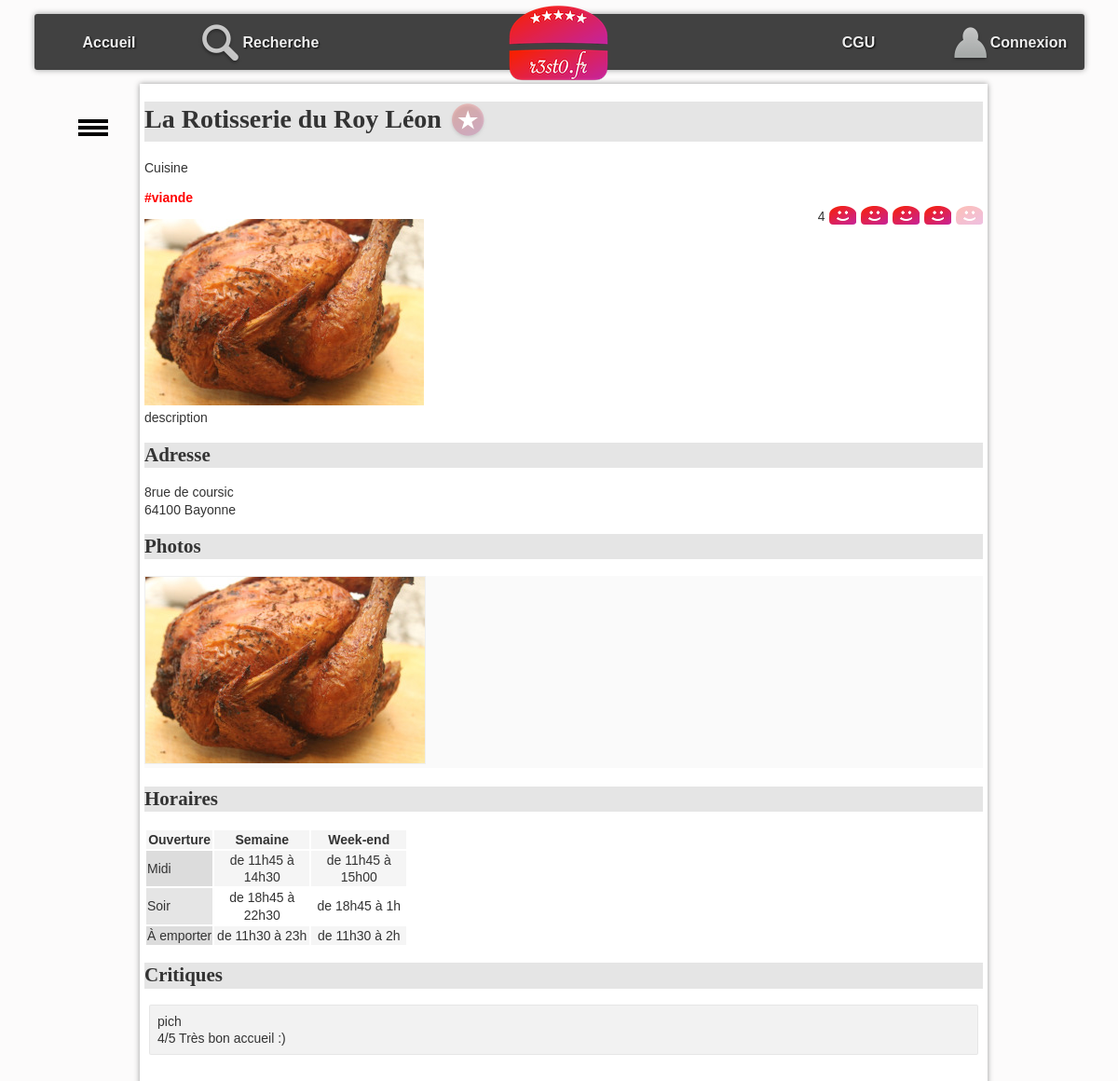
Screenshot of /?action=detail&idR=9 with the database file from the repository.
### tables this page shows
CREATE TABLE resto (
  idR bigint(20) NOT NULL,
  nomR varchar(255) DEFAULT NULL,
  numAdrR varchar(20) DEFAULT NULL,
  voieAdrR varchar(255) DEFAULT NULL,
  cpR char(5) DEFAULT NULL,
  villeR varchar(255) DEFAULT NULL,
  latitudeDegR float DEFAULT NULL,
  longitudeDegR float DEFAULT NULL,
  descR text DEFAULT NULL,
  horairesR text DEFAULT NULL
);

CREATE TABLE type_cuisine(
    idTC bigint(20)NOT NULL,
    libelleTC VARCHAR(100) NOT NULL
);

CREATE TABLE photo (
  idP bigint(20) NOT NULL,
  cheminP varchar(255) DEFAULT NULL,
  idR bigint(20) DEFAULT NULL
);

CREATE TABLE critiquer (
  idR bigint(20) NOT NULL,
  note int(11) DEFAULT NULL,
  commentaire varchar(4096) DEFAULT NULL,
  idU bigint(20) NOT NULL
);

CREATE TABLE utilisateur (
  idU bigint(20) NOT NULL,
  mailU varchar(150) NOT NULL,
  mdpU varchar(90) DEFAULT NULL,
  pseudoU varchar(50) DEFAULT NULL
);

### index.php (called while the page is built, shortened)
<?php
require_once "getRacine.php";
require_once "$racine/includes/autoload.inc.php";
require_once "$racine/includes/authentification.inc.php";
if (isset($_GET["action"])){
    $action = $_GET["action"];
}
else{
    $action = "defaut";
}
$fichier = controleurPrincipal($action);
try{
    require_once "$racine/controleur/$fichier";
} catch (Throwable $e) {
    ajouterMessage($action." : ".$e->getMessage());
    $titre = "Erreur";
    require_once "$racine/vue/entete.html.php";
    require_once "$racine/vue/pied.html.php";
}

### includes/autoload.inc.php (called while the page is built, shortened)
<?php
function chargeurBaseEspacesDeNoms(string $className) {
    $fileName = __DIR__ . '/../';
    $fileName .= str_replace('\\', DIRECTORY_SEPARATOR, $className) . '.class.php';
}

### modele/dao/Bdd.class.php (called while the page is built, shortened)
<?php
class Bdd {
    private static ?PDO $pdo = null;
    private static $login = "vmoreau";
    private static $mdp = "6IBpk7q1";
    private static $bd = "vmoreau_bdd_resto";
    private static $serveur = "localhost";
    private static $pdoOptions = array  (
        PDO::MYSQL_ATTR_INIT_COMMAND => "SET NAMES utf8"
        ,PDO::ATTR_ERRMODE => PDO::ERRMODE_EXCEPTION
                                        );
    public static function connecter() : ?PDO  {
        if (is_null(self::$pdo)) {
                self::$pdo = new PDO("mysql:host=".self::$serveur.";dbname=".self::$bd, self::$login, self::$mdp, self::$pdoOptions);
        }
        return self::$pdo;
    }
    public static function getConnexion() : ?PDO {
        return self::$pdo;
    }
}

### modele/dao/RestoDAO.class.php (called while the page is built, shortened)
<?php
class RestoDAO {
    public static function getOneById(int $id): ?Resto {
        $leResto = null;
        try {
            $requete = "SELECT * FROM resto WHERE idR = :idR";
            $stmt = Bdd::getConnexion()->prepare($requete);
            $stmt->bindParam(':idR', $id, PDO::PARAM_INT);
            $ok = $stmt->execute();
            if ($ok && $stmt->rowCount() > 0) {
                $enreg = $stmt->fetch(PDO::FETCH_ASSOC);
                $leResto = self::enregistrementVersObjet($enreg);
            }
        } catch (PDOException $e) {
            throw new Exception("Erreur dans la méthode " . get_called_class() . "::getOneById : <br/>" . $e->getMessage());
        }
        return $leResto;
    }
    private static function enregistrementVersObjet(array $enreg): Resto {
        $id = $enreg['idR'];
        $leResto = new Resto(
                $enreg['idR'], $enreg['nomR'], $enreg['numAdrR'], $enreg['voieAdrR'], $enreg['cpR'], $enreg['villeR'],
                $enreg['latitudeDegR'], $enreg['longitudeDegR'], $enreg['descR'], $enreg['horairesR']
        );
        $lesCritiques = CritiqueDAO::getAllByResto($id);
        $lesPhotos = PhotoDAO::getAllByResto($id);
        $lesTags = TagsDAO::getTagsByIdr($id);
        $leResto->setLesTags($lesTags);
        $leResto->setLesPhotos($lesPhotos);
        $leResto->setLesCritiques($lesCritiques);
        return $leResto;
    }
}

### modele/dao/CritiqueDAO.class.php (called while the page is built, shortened)
<?php
class CritiqueDAO {
    public static function getNoteMoyenneByIdR(int $idR): float {
        $retour = -1;
        try {
            $requete = "select avg(note) as moyenne from critiquer where idR=:idR";
            $stmt = Bdd::getConnexion()->prepare($requete);
            $stmt->bindParam(':idR', $idR, PDO::PARAM_INT);
            $ok = $stmt->execute();
            if ($ok && $stmt->rowCount() > 0) {
                $enreg = $stmt->fetch(PDO::FETCH_ASSOC);
                if (!is_null($enreg["moyenne"])){
                    $retour = $enreg["moyenne"];
                }
            }
        } catch (PDOException $e) {
            throw new Exception("Erreur dans la méthode " . get_called_class() . "::getNoteMoyenneByIdR : <br/>" . $e->getMessage());
        }
        return $retour;
    }
    public static function getAllByResto(int $idR): array {
        $lesObjets = array();
        try {
            $requete = "SELECT * FROM critiquer c"
                    . " INNER JOIN utilisateur u ON  c.idU = u.idU "
                    . " WHERE idR = :idR";
            $stmt = Bdd::getConnexion()->prepare($requete);
            $stmt->bindParam(':idR', $idR, PDO::PARAM_INT);
            $ok = $stmt->execute();
            if ($ok) {
                while ($enreg = $stmt->fetch(PDO::FETCH_ASSOC)) {
                    $user = new Utilisateur($enreg['idU'], $enreg['mailU'], $enreg['mdpU'], $enreg['pseudoU']);
                    $lesObjets[] = new Critique($enreg['note'], $enreg['commentaire'], $user);
                }
            }
        } catch (PDOException $e) {
            throw new Exception("Erreur dans la méthode " . get_called_class() . "::getAllByResto : <br/>" . $e->getMessage());
        }
        return $lesObjets;
    }
}

### modele/dao/PhotoDAO.class.php (called while the page is built, shortened)
<?php
class PhotoDAO {
    public static function getAllByResto(int $idR): array {
        $lesObjets = array();
        try {
            $requete = "SELECT * FROM photo WHERE idR = :idR";
            $stmt = Bdd::getConnexion()->prepare($requete);
            $stmt->bindParam(':idR', $idR, PDO::PARAM_INT);
            $ok = $stmt->execute();
            if ($ok) {
                while ($enreg = $stmt->fetch(PDO::FETCH_ASSOC)) {
                    $lesObjets[] = new Photo($enreg['idP'], $enreg['cheminP']);
                }
            }
        } catch (PDOException $e) {
            throw new Exception("Erreur dans la méthode " . get_called_class() . "::getAllByResto : <br/>" . $e->getMessage());
        }
        return $lesObjets;
    }
}

### modele/dao/TagsDAO.class.php (called while the page is built, shortened)
<?php
class TagsDAO {
    public static function getTagsByIdr(int $idR): array {
        $lesTags = array();
        try {
            $requete = "SELECT tc.idTC,tc.libelleTC FROM resto r
        INNER JOIN hashtag h ON r.idR = h.idR
        INNER JOIN type_cuisine tc ON h.idTC = tc.idTC
        WHERE r.idR = :idR;
        ";
            $stmt = Bdd::getConnexion()->prepare($requete);
            $stmt->bindParam(':idR', $idR, PDO::PARAM_INT);
            $ok = $stmt->execute();
            if ($ok) {
                while ($enreg = $stmt->fetch(PDO::FETCH_ASSOC)) {
                    $lesTags[] = new Tags($enreg['idTC'], $enreg['libelleTC']);
                }
            }
        } catch (PDOException $e) {
            throw new Exception("Erreur dans la méthode " . get_called_class() . "::getTagsByIdr : <br/>" . $e->getMessage());
        }
        return $lesTags;
    }
}

### modele/metier/Resto.class.php (called while the page is built, shortened)
<?php
class Resto {
    private int $idR;
    private ?string $nomR;
    private ?string $numAdr;
    private ?string $voieAdr;
    private ?string $cpR;
    private ?string $villeR;
    private ?string $descR;
    private ?string $horairesR;
    private array $lesPhotos;
    private array $lesCritiques;
    private array $lesTags;
    function __construct(int $idR, string $nomR, ?string $numAdr, ?string $voieAdr, ?string $cpR, ?string $villeR, ?float $latitudeDegR, ?float $longitudeDegR, ?string $descR, ?string $horairesR) {
        $this->idR = $idR;
        $this->nomR = $nomR;
        $this->numAdr = $numAdr;
        $this->voieAdr = $voieAdr;
        $this->cpR = $cpR;
        $this->villeR = $villeR;
        $this->descR = $descR;
        $this->horairesR = $horairesR;
        $this->lesCritiques = array();
        $this->lesPhotos = array();
        $this->lesTags = array();
    }
    function getIdR(): int {
        return $this->idR;
    }
    function getNomR(): ?string {
        return $this->nomR;
    }
    function getNumAdr(): ?string {
        return $this->numAdr;
    }
    function getVoieAdr(): ?string {
        return $this->voieAdr;
    }
    function getCpR(): ?string {
        return $this->cpR;
    }
    function getVilleR(): ?string {
        return $this->villeR;
    }
    function getDescR(): ?string {
        return $this->descR;
    }
    function getHorairesR(): ?string {
        return $this->horairesR;
    }
    function getLesPhotos(): array {
        return $this->lesPhotos;
    }
    function getLesCritiques(): array {
        return $this->lesCritiques;
    }
    function setLesPhotos(array $lesPhotos): void {
        $this->lesPhotos = $lesPhotos;
    }
    function setLesCritiques(array $lesCritiques): void {
        $this->lesCritiques = $lesCritiques;
    }
    public function getLesTags(): array {
        return $this->lesTags;
    }
    public function setLesTags(array $lesTags): void {
        $this->lesTags = $lesTags;
    }
}

### includes/authentification.inc.php (called while the page is built, shortened)
<?php
function getIdULoggedOn(): int {
    if (isLoggedOn()) {
        $ret = intval($_SESSION["idU"]);
    } else {
        $ret = 0;
    }
    return $ret;
}
function isLoggedOn(): bool {
    $ret = false;
    return $ret;
}

### modele/dao/AimerDAO.class.php (called while the page is built, shortened)
<?php
class AimerDAO {
    public static function estAimeById(int $idU, int $idR): bool {
        $retour = false;
        try {
            $requete = "SELECT * FROM aimer WHERE idR=:idR AND idU=:idU";
            $stmt = Bdd::getConnexion()->prepare($requete);
            $stmt->bindParam(':idU', $idU, PDO::PARAM_INT);
            $stmt->bindParam(':idR', $idR, PDO::PARAM_INT);
            $ok = $stmt->execute();
        } catch (PDOException $e) {
            throw new Exception("Erreur dans la méthode " . get_called_class() . "::estAimeByIdU : <br/>" . $e->getMessage());
        }
        return $retour;
    }
}

### modele/metier/Tags.class.php (called while the page is built, shortened)
<?php
class Tags{
    function __construct(?int $idTC,?string $Libelle) {
        $this->Libelle = $Libelle;
    }
}

### vue/vueDetailResto.php (the view, shortened to what this page needs)
<h1><?= $unResto->getNomR(); ?>
    <?php if ($aimer != false) { ?>
        <a href="./?action=aimer&idR=<?= $unResto->getIdR(); ?>" ><img class="aimer" src="images/aime.png" alt="j'aime ce restaurant"></a>
    <?php } else { ?>
        <a href="./?action=aimer&idR=<?= $unResto->getIdR(); ?>" ><img class="aimer" src="images/aimepas.png" alt="je n'aime pas ce restaurant"></a>
    <?php } ?>
</h1>
<p>Cuisine</p>
<div class="lesTags">
    <?php foreach ($unResto->getLesTags() as $leTag) { ?>
        <?= '#' . $leTag->getLibelle() . ' '; ?>
    <?php } ?>
</div>
<span id="note">
    <?php echo $noteMoytexte ?>
<?php for ($i = 1; $i <= 5; $i++) { ?>
        <a class="aimer" href="./?action=noter&note=<?= $i ?>&idR=<?= $unResto->getIdR(); ?>" >
        <?php if ($i <= $noteMoy) { ?>
                <img class="note" src="images/like.png" alt="">
            <?php } else {
                ?>
                <img class="note" src="images/neutre.png" alt="line neutre">
            <?php } ?>
        </a>
        <?php } ?>
</span>
<p id="principal">
<?php
if (count($lesPhotos) > 0) {
    $laPhoto = $lesPhotos[0];
    ?>
        <img src="photos/<?= $laPhoto->getCheminP() ?>" alt="photo du restaurant" />
    <?php } ?>
    <br />
    <?= $unResto->getDescR(); ?>
</p>
<h2 id="adresse">
    Adresse
</h2>
<p>
<?= $unResto->getNumAdr(); ?>
<?= $unResto->getVoieAdr(); ?><br />
    <?= $unResto->getCpR(); ?>
    <?= $unResto->getVilleR(); ?>
</p>
<h2 id="photos">
    Photos
</h2>
<ul id="galerie">
<?php
foreach ($lesPhotos as $laPhoto) {
    ?>
        <li> <img class="galerie" src="photos/<?= $laPhoto->getCheminP() ?>" alt="" /></li>
        <?php
    }
    ?>
</ul>
<h2 id="horaires">
    Horaires
</h2>
<?= $unResto->getHorairesR(); ?>
<h2 id="crit">Critiques</h2>
<ul id="critiques">
<?php
foreach ($critiques as $uneCritique) {
    ?>
        <li>
            <span>
        <?= $uneCritique->getLeUtilisateur()->getPseudoU() ?>
            </span>
            <div>
                <span>
    <?php
    if ($uneCritique->getNote()) {
        ?>
                        <?= $uneCritique->getNote() ?>/5
                        <?php
                    }
                    ?>
                </span>
                <span><?= $uneCritique->getCommentaire() ?> </span>
            </div>
        </li>
<?php } ?>
</ul>

### css/base.css (style rules this page uses)
:root { --largeurPage: 900px; --largeurMenuCont : 200px; --margeCalc: calc((100% - var(--largeurPage)) / 2); --margeMenuHaut : 15px; --hauteurMenuGene:60px; --coulA1:#5A7694; --coulA2:#D7E5ED; --coulB1:#566459; --coulB2:#90974A; --coulC:#CDBCA0; --fondC:#fcfbfb; --padding_cote:5px; }
body { font-family: Arial; color : #333; font-size : 14px; line-height : 1.3; scroll-behavior: smooth; background-color : var(--fondC); }
a.aimer { text-decoration: none; }

### css/cgu.css (style rules this page uses)
h1,h2,h3,h4 { font-family: Futura; background-color : rgba(0,0,0,0.1); }
td.cell { text-align : center; width : 100px; }
td.label { background-color : rgba(0,0,0,0.1); }
tr:nth-child(odd) { background-color : rgb(245,245,245); }

### css/corps.css (style rules this page uses)
div.lesTags { font-weight: bolder; color: red; }
#galerie { margin-top : 0px; margin-bottom : 20px; padding-left : 0px; background-color : rgb(250,250,250); }
#galerie li { display : inline-block; }
img.note { padding-left : 1px; vertical-align : sub; }
img.galerie { border:1px solid rgb(239,239,239); }
#note { float : right; }
img.aimer { vertical-align : middle; }
#critiques { list-style-type : none; padding-left : 0px; }
#critiques>li { border:1px solid rgba(0,0,0,0.05); background-color:rgba(0,0,0,0.05); padding:8px; margin:5px; border-radius: 2px; }

### rows the page displays
resto: nomR "La Rotisserie du Roy Léon", descR "description", numAdrR "8", voieAdrR "rue de coursic", cpR "64100", villeR "Bayonne", horairesR "Ouverture Semaine Week-end Midi de 11h45 à 14h30 de 11h45 à 15h00 Soir de 18h45 à 22h30 de 18h45 à 1h À emporter de 11h30 à 23h de 11h30 à 2h"
type_cuisine: libelleTC "viande"
photo: cheminP (picture)
critiquer: idU.pseudoU "pich", note "4", commentaire "Très bon accueil :)"

### other values shown
$noteMoytexte "4"
